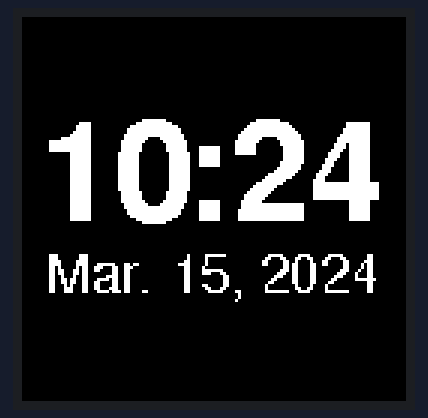
Simulated run of this sketch. Board: ESP32. Parts: 128×128 colour display. WiFi joins after 1.5 s; servers stay silent unless stated; the local clock reads 2024-03-15 10:24:30 at power-on unless the sketch sets it; not simulated (calls return 0 or success): secrets.h.

Above: at 2.2 s.
At 30.4 s:
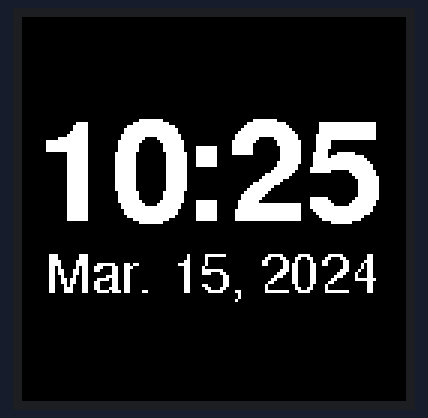
At 90.6 s:
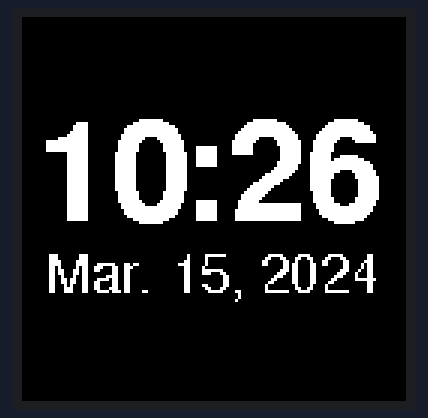

Measured:
- what the display in image 0 shows lasts 28.2 s, from 2.1 s to 30.3 s
- what the display in image 1 shows lasts 60.3 s, from 30.3 s to 90.6 s

The sketch:

ntp-rtc-oled-clock-ssd1327.ino
```cpp
#include <WiFi.h>
#include <Wire.h>
#include <RTClib.h>
#include <esp_task_wdt.h>
#include <Adafruit_GFX.h>
#include <Adafruit_SSD1327.h>
#include <Fonts/FreeSans9pt7b.h>
#include <Fonts/FreeSansBold24pt7b.h>
#include "secrets.h"


// wifi network
const char* wifiSSID = SECRET_SSID;
const char* wifiPwd = SECRET_PASS;

// network time protocol server
const char* ntpServer = "pool.ntp.org";

// real time clock so we are't slamming the ntp server
RTC_DS3231 rtc;

// ESP32 to OLED SPI
//
// VCC of OLED -> Vcc
// GND of OLED -> GND
// DIN of OLED -> IO23 (MOSI)
// CLK of OLED -> IO18 (SCK)
// CS of OLED -> IO5 (SS)
// DC of OLED -> IO32
// RST of OLED -> N/A

#define OLED_DC    32
#define OLED_CS    5
#define OLED_RESET -1
Adafruit_SSD1327 display(128, 128, &SPI, OLED_DC, OLED_RESET, OLED_CS);

// how often to update rtc from ntp, in seconds
#define EXPIRES_RTCFROMNTP (24 * 60 * 60 / 3)

// track when to update rtc from ntp
int rtcExpiration = EXPIRES_RTCFROMNTP + 1;

// in error state?
volatile bool err = false;

// guard access to the RTC
SemaphoreHandle_t xRTCMutex = NULL;

// baseline on display
#define BASE_LINE 31


void setup()
{
  Serial.begin(115200);

  // join i2c bus
  Wire.begin();

  // initialize rtc
  if ( !rtc.begin() ) {
    Serial.println(F("Couldn't find RTC"));

    // stall here
    while ( 1 ) yield();
  }

  // initialize oled display
  if ( !display.begin() ) {
    Serial.println(F("Display allocation failed"));

    // stall here
    while ( 1 ) yield();
  }
  display.setRotation(2);

  // create RTC mutex semaphore
  xRTCMutex = xSemaphoreCreateMutex();
  if ( xRTCMutex != NULL ) {
    // seperate task for updating the display
    xTaskCreatePinnedToCore(cpu0Loop, "DisplayClock", 8192, (void*)NULL, 1, NULL, 0);
  } else {
    Serial.println(F("RTC mutex create failed"));

    // stall here
    while ( 1 ) yield();
  }
}

// cpu 0 is responsible for displaying the current time from the RTC
void cpu0Loop(void* p)
{
  int lastMinute = 99;

  // subscribe task to watchdog timer
  esp_task_wdt_add(NULL);

  for ( ;; ) {
    if ( xSemaphoreTake(xRTCMutex, portMAX_DELAY) == pdTRUE ) {
      // only update the display if the minute value has changed
      DateTime now = rtc.now();
      int m = now.minute();
      if ( lastMinute != m ) {
        // update
        showTime(err);

        // ready for next check
        lastMinute = m;
      }

      xSemaphoreGive(xRTCMutex);
    }

    // done for a while
    esp_task_wdt_reset();
    vTaskDelay(1000 / portTICK_PERIOD_MS);
  }
}

// cpu 1 is responsible for keeping the RTC in-sync with NTP
void loop()
{
  // subscribe task to watchdog timer
  esp_task_wdt_add(NULL);

  for ( ;; ) {
    // update rtc from ntp?
    if ( rtcExpiration > EXPIRES_RTCFROMNTP ) {
      if ( xSemaphoreTake(xRTCMutex, portMAX_DELAY) == pdTRUE ) {
        if ( setRTCFromNTP() ) {
          // clear error status
          err = false;

          // reset
          rtcExpiration = 0;
        } else {
          // failed error status
          err = true;

          // don't reset rtcExpiration so we will retry next time thru
        }

        xSemaphoreGive(xRTCMutex);
      }
    }

    // track when to update rtc from ntp
    rtcExpiration++;

    // done for a while
    esp_task_wdt_reset();
    vTaskDelay(1000 / portTICK_PERIOD_MS);
  }
}


// update the RTC from NTP
// returns true if update was successful
bool setRTCFromNTP()
{
  struct tm t;

  // connect to wifi to reach ntp server
  WiFi.begin(wifiSSID, wifiPwd);
  WiFi.setHostname("stnclk");
  int tries = 0;
  while ( WiFi.status() != WL_CONNECTED ) {
    tries++;
    if ( tries > 10 ) {
      WiFi.disconnect(true);
      Serial.println(F("Can't get WiFi connection"));
      return false;
    }
    delay(200);
  }

  // setup time via ntp server
  configTime(0, 0, ntpServer);

  // get current date/time from ntp
  if ( !getLocalTime(&t) ) {
    WiFi.disconnect(true);
    Serial.println(F("Failed to obtain time"));
    return false;
  }

  // update rtc date/time
  rtc.adjust(DateTime(t.tm_year % 100, t.tm_mon + 1, t.tm_mday, t.tm_hour, t.tm_min, t.tm_sec));

  // don't keep persistent connection
  WiFi.disconnect(true);

  return true;
}

// draw string centered across the display
void drawStringCenter(const char *buf, const int y)
{
  int16_t x1;
  int16_t y1;
  uint16_t w;
  uint16_t h;


  // get width of string
  display.getTextBounds(buf, 0, y, &x1, &y1, &w, &h);

  // set cursor so text will be centered
  display.setCursor((display.width() / 2) - (w / 2) - (w % 2) - x1, y);

  display.print(buf);
}

// draw current date & time on the screen
void showTime(bool err)
{
  const static char errorMessage[] PROGMEM = "ERROR";
  const static char* monthNames[] = {"", "Jan", "Feb", "Mar", "Apr", "May", "Jun", "Jul", "Aug", "Sep", "Oct", "Nov", "Dec"};
  char b[16];


  display.clearDisplay();
  display.setTextColor(SSD1327_WHITE);

  if ( err ) {
    display.setFont(&FreeSans9pt7b);
    drawStringCenter(errorMessage, 20);
  }

  DateTime now = rtc.now();

  // draw time
  display.setFont(&FreeSansBold24pt7b);
  sprintf(b, "%02d:%02d", now.hour(), now.minute());
  drawStringCenter(b, 36 + BASE_LINE);

  // draw date
  display.setFont(&FreeSans9pt7b);
  sprintf(b, "%s. %d, %d", monthNames[now.month()], now.day(), now.year());
  drawStringCenter(b, 60 + BASE_LINE);

  if ( err ) {
    display.setFont(&FreeSans9pt7b);
    drawStringCenter(errorMessage, 119);
  }

  display.display();
}

//// draw test date & time on the screen
//void showTime(bool err)
//{
//  display.clearDisplay();
//  display.setTextColor(SSD1327_WHITE);
//
//  // draw a grid so we can see what going on
//  for ( int x = 7; x < display.width(); x += 7 ) {
//   display.drawLine(x, 0, x, display.height(), SSD1327_WHITE);
//  }
//  for ( int y = 7; y < display.height(); y += 7 ) {
//    display.drawLine(0, y, display.width(), y, SSD1327_WHITE);
//  }
//  display.drawRect(0, 0, display.width(), display.height(), SSD1327_WHITE);
//
//  // draw mock strings
//  display.setFont(&FreeSans9pt7b);
//  drawStringCenter("XXXXX", 20);
//
//  display.setFont(&FreeSansBold24pt7b);
//  drawStringCenter("88:88", 36 + BASE_LINE);
//
//  display.setFont(&FreeSans9pt7b);
//  drawStringCenter("XXX. 88, 8888", 60 + BASE_LINE);
//
//  display.setFont(&FreeSans9pt7b);
//  drawStringCenter("XXXXX", 119);
//
//
//  display.display();
//}
```
